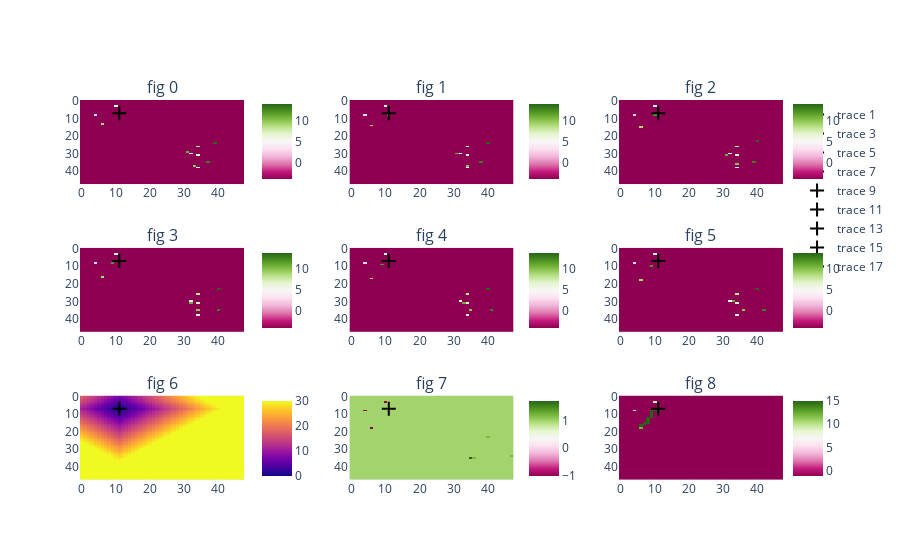

Notebook code for this chart:
### Code cell
import plotly.graph_objects as go

start_step = 0
pos = (11, 7)
# pos = (35, 32)

figs = []
for i in range(6):
    fig = util.show_map_array(paths.all[i])
    figs.append(fig)

# Distance kernel
kernel = util.manhattan_kernel(paths.max_step - start_step)
kernel[kernel > paths.max_step] = paths.max_step
index_array = util.pad_and_crop(
    kernel,
    paths.friendly_valid_move_map,
    pos[0],
    pos[1],
    fill_value=paths.max_step - start_step,
)
figs.append(util.show_map_array(index_array))

# Calulated paths
cm = paths.to_costmap(
    pos=pos,
    start_step=start_step,
    # Add id_num here to exclude from costmap
    exclude_id_nums=[],
    friendly_light=True,
    friendly_heavy=True,
    enemy_light=True,
    enemy_heavy=True,
    collision_cost_value=-1,
    nearby_start_cost=5,
    nearby_dropoff_multiplier=0.7,
)
figs.append(util.show_map_array(cm))

collision_unit_ids = paths.calculate_likely_unit_collisions(
    pos=pos,
    start_step=start_step,
    exclude_id_nums=[],
    friendly_light=True,
    friendly_heavy=True,
    enemy_light=True,
    enemy_heavy=True,
)
figs.append(util.show_map_array(collision_unit_ids))


for fig in figs:
    fig.add_trace(
        go.Scatter(
            x=[pos[0]],
            y=[pos[1]],
            mode="markers",
            marker=dict(
                symbol="cross-thin", size=10, line=dict(color="black", width=2)
            ),
        )
    )

fig = util.figures_to_subplots(figs).update_yaxes(autorange="reversed")
fig.update_xaxes(matches="x")
fig.update_yaxes(matches="y")
fig.show()

### Figure 1 — Plotly figure (JSON) as saved in the notebook; plotly's stock layout.template omitted (floating-point values rounded to 4 significant figures; data arrays with more than 128 entries replaced by an {"elided": "..."} marker saying what was removed)
{"data": [{"coloraxis": "coloraxis", "type": "heatmap", "xaxis": "x", "yaxis": "y", "z": {"elided": "48x48 int values"}}, {"marker": {"line": {"color": "black", "width": 2}, "size": 10, "symbol": "cross-thin"}, "mode": "markers", "type": "scatter", "x": [11], "xaxis": "x", "y": [7], "yaxis": "y"}, {"coloraxis": "coloraxis2", "type": "heatmap", "xaxis": "x2", "yaxis": "y2", "z": {"elided": "48x48 int values"}}, {"marker": {"line": {"color": "black", "width": 2}, "size": 10, "symbol": "cross-thin"}, "mode": "markers", "type": "scatter", "x": [11], "xaxis": "x2", "y": [7], "yaxis": "y2"}, {"coloraxis": "coloraxis3", "type": "heatmap", "xaxis": "x3", "yaxis": "y3", "z": {"elided": "48x48 int values"}}, {"marker": {"line": {"color": "black", "width": 2}, "size": 10, "symbol": "cross-thin"}, "mode": "markers", "type": "scatter", "x": [11], "xaxis": "x3", "y": [7], "yaxis": "y3"}, {"coloraxis": "coloraxis4", "type": "heatmap", "xaxis": "x4", "yaxis": "y4", "z": {"elided": "48x48 int values"}}, {"marker": {"line": {"color": "black", "width": 2}, "size": 10, "symbol": "cross-thin"}, "mode": "markers", "type": "scatter", "x": [11], "xaxis": "x4", "y": [7], "yaxis": "y4"}, {"coloraxis": "coloraxis5", "type": "heatmap", "xaxis": "x5", "yaxis": "y5", "z": {"elided": "48x48 int values"}}, {"marker": {"line": {"color": "black", "width": 2}, "size": 10, "symbol": "cross-thin"}, "mode": "markers", "type": "scatter", "x": [11], "xaxis": "x5", "y": [7], "yaxis": "y5"}, {"coloraxis": "coloraxis6", "type": "heatmap", "xaxis": "x6", "yaxis": "y6", "z": {"elided": "48x48 int values"}}, {"marker": {"line": {"color": "black", "width": 2}, "size": 10, "symbol": "cross-thin"}, "mode": "markers", "type": "scatter", "x": [11], "xaxis": "x6", "y": [7], "yaxis": "y6"}, {"coloraxis": "coloraxis7", "type": "heatmap", "xaxis": "x7", "yaxis": "y7", "z": {"elided": "48x48 int values"}}, {"marker": {"line": {"color": "black", "width": 2}, "size": 10, "symbol": "cross-thin"}, "mode": "markers", "type": "scatter", "x": [11], "xaxis": "x7", "y": [7], "yaxis": "y7"}, {"coloraxis": "coloraxis8", "type": "heatmap", "xaxis": "x8", "yaxis": "y8", "z": {"elided": "48x48 float values"}}, {"marker": {"line": {"color": "black", "width": 2}, "size": 10, "symbol": "cross-thin"}, "mode": "markers", "type": "scatter", "x": [11], "xaxis": "x8", "y": [7], "yaxis": "y8"}, {"coloraxis": "coloraxis9", "type": "heatmap", "xaxis": "x9", "yaxis": "y9", "z": {"elided": "48x48 int values"}}, {"marker": {"line": {"color": "black", "width": 2}, "size": 10, "symbol": "cross-thin"}, "mode": "markers", "type": "scatter", "x": [11], "xaxis": "x9", "y": [7], "yaxis": "y9"}], "layout": {"annotations": [{"font": {"size": 16}, "showarrow": false, "text": "fig 0", "x": 0.1167, "xanchor": "center", "xref": "paper", "y": 1, "yanchor": "bottom", "yref": "paper"}, {"font": {"size": 16}, "showarrow": false, "text": "fig 1", "x": 0.5, "xanchor": "center", "xref": "paper", "y": 1, "yanchor": "bottom", "yref": "paper"}, {"font": {"size": 16}, "showarrow": false, "text": "fig 2", "x": 0.8833, "xanchor": "center", "xref": "paper", "y": 1, "yanchor": "bottom", "yref": "paper"}, {"font": {"size": 16}, "showarrow": false, "text": "fig 3", "x": 0.1167, "xanchor": "center", "xref": "paper", "y": 0.6111, "yanchor": "bottom", "yref": "paper"}, {"font": {"size": 16}, "showarrow": false, "text": "fig 4", "x": 0.5, "xanchor": "center", "xref": "paper", "y": 0.6111, "yanchor": "bottom", "yref": "paper"}, {"font": {"size": 16}, "showarrow": false, "text": "fig 5", "x": 0.8833, "xanchor": "center", "xref": "paper", "y": 0.6111, "yanchor": "bottom", "yref": "paper"}, {"font": {"size": 16}, "showarrow": false, "text": "fig 6", "x": 0.1167, "xanchor": "center", "xref": "paper", "y": 0.2222, "yanchor": "bottom", "yref": "paper"}, {"font": {"size": 16}, "showarrow": false, "text": "fig 7", "x": 0.5, "xanchor": "center", "xref": "paper", "y": 0.2222, "yanchor": "bottom", "yref": "paper"}, {"font": {"size": 16}, "showarrow": false, "text": "fig 8", "x": 0.8833, "xanchor": "center", "xref": "paper", "y": 0.2222, "yanchor": "bottom", "yref": "paper"}], "autosize": true, "coloraxis": {"colorbar": {"len": 0.25, "x": 0.245, "y": 0.89}}, "coloraxis2": {"colorbar": {"len": 0.25, "x": 0.625, "y": 0.89}}, "coloraxis3": {"colorbar": {"len": 0.25, "x": 1, "y": 0.89}}, "coloraxis4": {"colorbar": {"len": 0.25, "x": 0.245, "y": 0.5}}, "coloraxis5": {"colorbar": {"len": 0.25, "x": 0.625, "y": 0.5}}, "coloraxis6": {"colorbar": {"len": 0.25, "x": 1, "y": 0.5}}, "coloraxis7": {"colorbar": {"len": 0.25, "x": 0.245, "y": 0.11}}, "coloraxis8": {"colorbar": {"len": 0.25, "x": 0.625, "y": 0.11}}, "coloraxis9": {"colorbar": {"len": 0.25, "x": 1, "y": 0.11}}, "title": {}, "xaxis": {"anchor": "y", "autorange": true, "domain": [0, 0.2333], "matches": "x", "range": [-0.5, 47.5], "title": {}, "type": "linear"}, "xaxis2": {"anchor": "y2", "autorange": true, "domain": [0.3833, 0.6167], "matches": "x", "range": [-0.5, 47.5], "title": {}, "type": "linear"}, "xaxis3": {"anchor": "y3", "autorange": true, "domain": [0.7667, 1.0], "matches": "x", "range": [-0.5, 47.5], "title": {}, "type": "linear"}, "xaxis4": {"anchor": "y4", "autorange": true, "domain": [0, 0.2333], "matches": "x", "range": [-0.5, 47.5], "title": {}, "type": "linear"}, "xaxis5": {"anchor": "y5", "autorange": true, "domain": [0.3833, 0.6167], "matches": "x", "range": [-0.5, 47.5], "title": {}, "type": "linear"}, "xaxis6": {"anchor": "y6", "autorange": true, "domain": [0.7667, 1.0], "matches": "x", "range": [-0.5, 47.5], "title": {}, "type": "linear"}, "xaxis7": {"anchor": "y7", "autorange": true, "domain": [0, 0.2333], "matches": "x", "range": [-0.5, 47.5], "title": {}, "type": "linear"}, "xaxis8": {"anchor": "y8", "autorange": true, "domain": [0.3833, 0.6167], "matches": "x", "range": [-0.5, 47.5], "title": {}, "type": "linear"}, "xaxis9": {"anchor": "y9", "autorange": true, "domain": [0.7667, 1.0], "matches": "x", "range": [-0.5, 47.5], "title": {}, "type": "linear"}, "yaxis": {"anchor": "x", "autorange": true, "domain": [0.7778, 1], "matches": "y", "range": [47.5, -0.5], "title": {}, "type": "linear"}, "yaxis2": {"anchor": "x2", "autorange": true, "domain": [0.7778, 1], "matches": "y", "range": [47.5, -0.5], "title": {}, "type": "linear"}, "yaxis3": {"anchor": "x3", "autorange": true, "domain": [0.7778, 1], "matches": "y", "range": [47.5, -0.5], "title": {}, "type": "linear"}, "yaxis4": {"anchor": "x4", "autorange": true, "domain": [0.3889, 0.6111], "matches": "y", "range": [47.5, -0.5], "title": {}, "type": "linear"}, "yaxis5": {"anchor": "x5", "autorange": true, "domain": [0.3889, 0.6111], "matches": "y", "range": [47.5, -0.5], "title": {}, "type": "linear"}, "yaxis6": {"anchor": "x6", "autorange": true, "domain": [0.3889, 0.6111], "matches": "y", "range": [47.5, -0.5], "title": {}, "type": "linear"}, "yaxis7": {"anchor": "x7", "autorange": true, "domain": [0, 0.2222], "matches": "y", "range": [47.5, -0.5], "title": {}, "type": "linear"}, "yaxis8": {"anchor": "x8", "autorange": true, "domain": [0, 0.2222], "matches": "y", "range": [47.5, -0.5], "title": {}, "type": "linear"}, "yaxis9": {"anchor": "x9", "autorange": true, "domain": [0, 0.2222], "matches": "y", "range": [47.5, -0.5], "title": {}, "type": "linear"}}}
